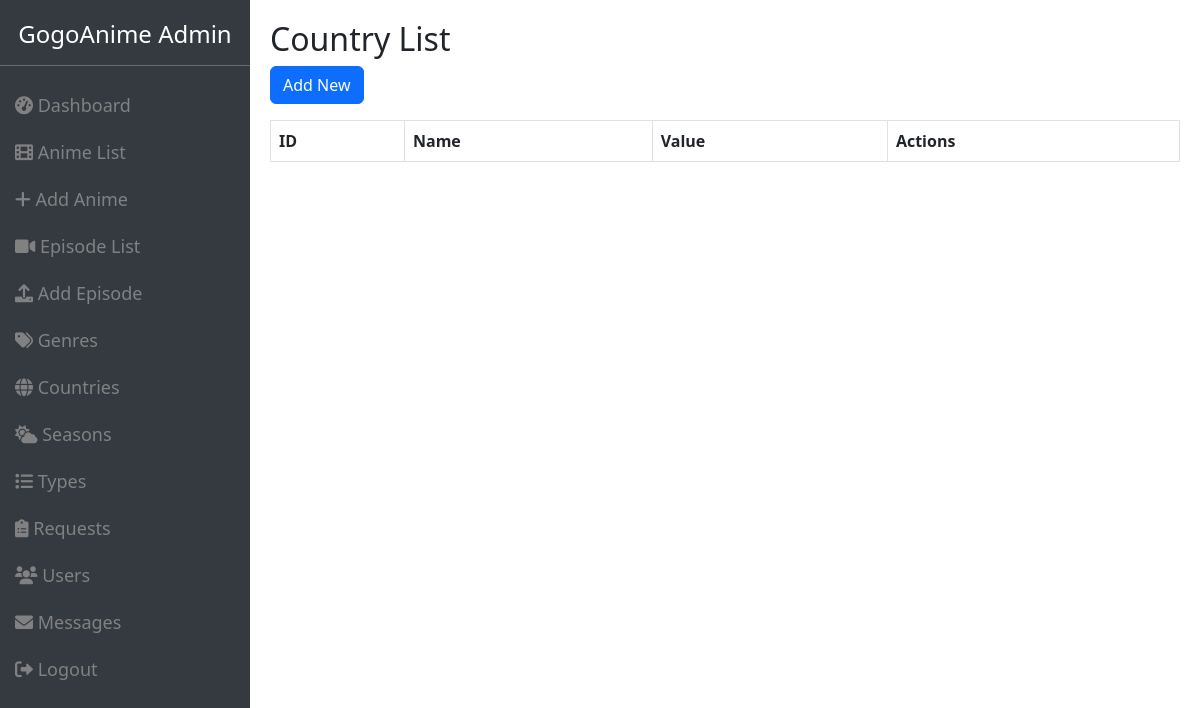
The page /admin/country_list.php (signed in) on the database as committed earlier.
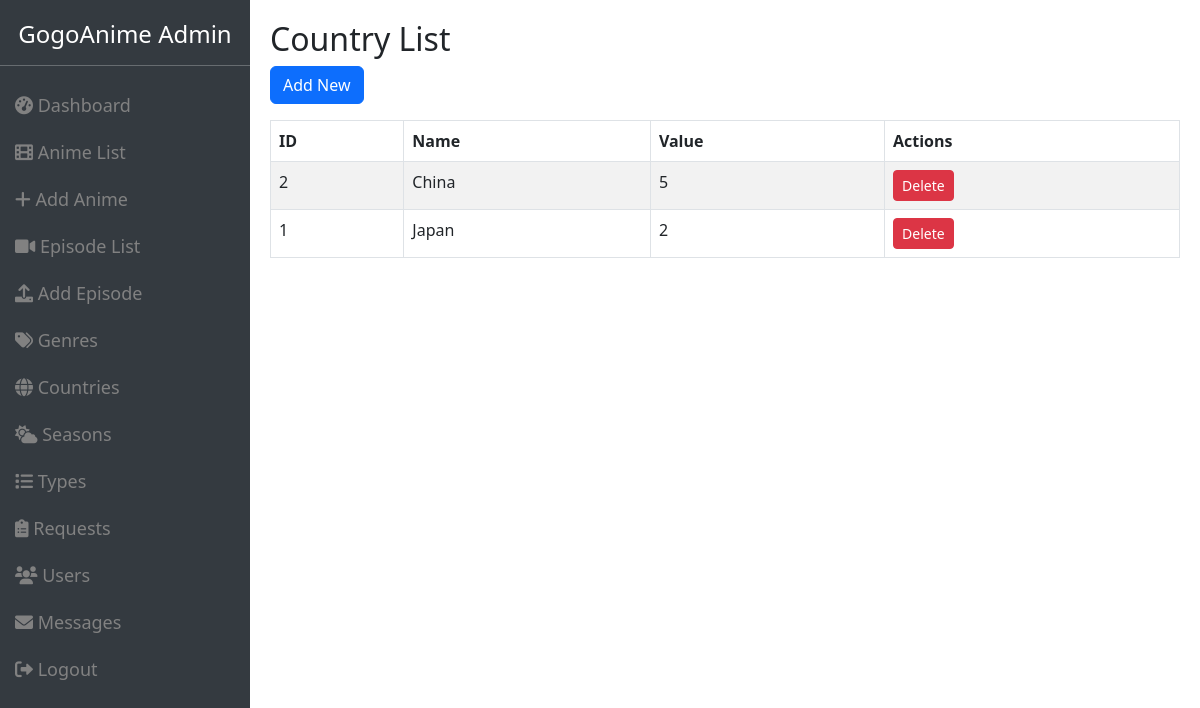
The same page on the database as committed later.
### tables this page shows
CREATE TABLE `countries` (
  `id` int(11) NOT NULL,
  `name` varchar(100) NOT NULL,
  `slug` varchar(100) NOT NULL,
  `value` varchar(100) DEFAULT NULL
);

### admin/country_list.php (the view, shortened to what this page needs)
<?php
require_once '../app/config/db.php';
require_once 'layout/header.php';
$stmt = $conn->query("SELECT * FROM countries ORDER BY name ASC");
$countries = $stmt->fetchAll(PDO::FETCH_ASSOC);
?>
<h2>Country List</h2>
<a href="country_add.php" class="btn btn-primary mb-3">Add New</a>
<table class="table table-bordered table-striped">
    <thead>
        <tr>
            <th>ID</th>
            <th>Name</th>
            <th>Value</th>
            <th>Actions</th>
        </tr>
    </thead>
    <tbody>
        <?php foreach($countries as $c): ?>
        <tr>
            <td><?=$c['id']?></td>
            <td><?=htmlspecialchars($c['name'])?></td>
            <td><?=htmlspecialchars($c['value'])?></td>
            <td>
                <a href="?delete=<?=$c['id']?>" class="btn btn-sm btn-danger" onclick="return confirm('Are you sure?')">Delete</a>
            </td>
        </tr>
        <?php endforeach; ?>
    </tbody>
</table>
<?php require_once 'layout/footer.php'; ?>

Rows that differ between the two databases and show on the page:
added countries: id "2", name "China", value "5"
added countries: id "1", name "Japan", value "2"
